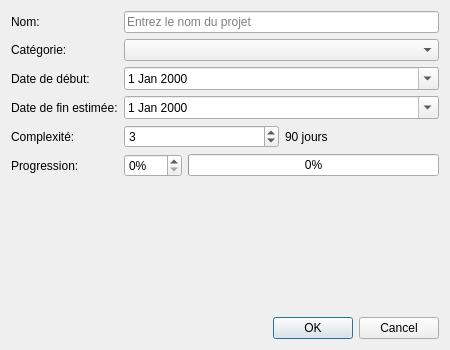
<?xml version="1.0" encoding="UTF-8"?>
<ui version="4.0">
 <class>ProjetDialog</class>
 <widget class="QDialog" name="ProjetDialog">
  <property name="geometry">
   <rect>
    <x>0</x>
    <y>0</y>
    <width>450</width>
    <height>350</height>
   </rect>
  </property>
  <property name="windowTitle">
   <string>Projet</string>
  </property>
  <layout class="QVBoxLayout" name="verticalLayout">
   <item>
    <layout class="QFormLayout" name="formLayout">
     <item row="0" column="0">
      <widget class="QLabel" name="labelNom">
       <property name="text">
        <string>Nom:</string>
       </property>
      </widget>
     </item>
     <item row="0" column="1">
      <widget class="QLineEdit" name="lineEditNom">
       <property name="placeholderText">
        <string>Entrez le nom du projet</string>
       </property>
      </widget>
     </item>
     <item row="1" column="0">
      <widget class="QLabel" name="labelCategorie">
       <property name="text">
        <string>Catégorie:</string>
       </property>
      </widget>
     </item>
     <item row="1" column="1">
      <widget class="QComboBox" name="comboBoxCategorie"/>
     </item>
     <item row="2" column="0">
      <widget class="QLabel" name="labelDateDebut">
       <property name="text">
        <string>Date de début:</string>
       </property>
      </widget>
     </item>
     <item row="2" column="1">
      <widget class="QDateEdit" name="dateEditDebut">
       <property name="calendarPopup">
        <bool>true</bool>
       </property>
      </widget>
     </item>
     <item row="3" column="0">
      <widget class="QLabel" name="labelDateFin">
       <property name="text">
        <string>Date de fin estimée:</string>
       </property>
      </widget>
     </item>
     <item row="3" column="1">
      <widget class="QDateEdit" name="dateEditFin">
       <property name="calendarPopup">
        <bool>true</bool>
       </property>
      </widget>
     </item>
     <item row="4" column="0">
      <widget class="QLabel" name="labelComplexite">
       <property name="text">
        <string>Complexité:</string>
       </property>
      </widget>
     </item>
     <item row="4" column="1">
      <layout class="QHBoxLayout" name="horizontalLayout">
       <item>
        <widget class="QSpinBox" name="spinBoxComplexite">
         <property name="minimum">
          <number>1</number>
         </property>
         <property name="maximum">
          <number>5</number>
         </property>
         <property name="value">
          <number>3</number>
         </property>
        </widget>
       </item>
       <item>
        <widget class="QLabel" name="labelDureeEstimee">
         <property name="text">
          <string>90 jours</string>
         </property>
        </widget>
       </item>
      </layout>
     </item>
     <item row="5" column="0">
      <widget class="QLabel" name="labelProgression">
       <property name="text">
        <string>Progression:</string>
       </property>
      </widget>
     </item>
     <item row="5" column="1">
      <layout class="QHBoxLayout" name="horizontalLayout_3">
       <item>
        <widget class="QSpinBox" name="spinBoxProgression">
         <property name="suffix">
          <string>%</string>
         </property>
         <property name="maximum">
          <number>100</number>
         </property>
        </widget>
       </item>
       <item>
        <widget class="QProgressBar" name="progressBar">
         <property name="value">
          <number>0</number>
         </property>
        </widget>
       </item>
      </layout>
     </item>
    </layout>
   </item>
   <item>
    <widget class="QDialogButtonBox" name="buttonBox">
     <property name="orientation">
      <enum>Qt::Horizontal</enum>
     </property>
     <property name="standardButtons">
      <set>QDialogButtonBox::Cancel|QDialogButtonBox::Ok</set>
     </property>
    </widget>
   </item>
  </layout>
 </widget>
 <resources/>
 <connections/>
</ui>
